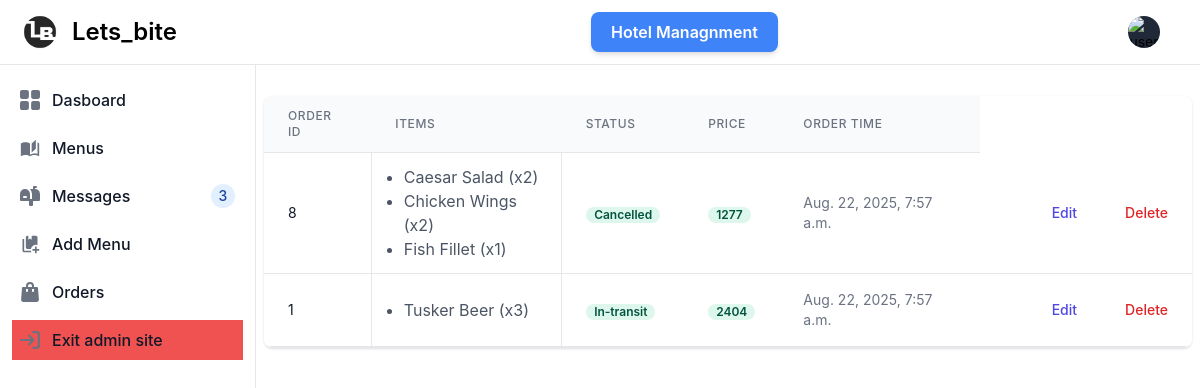
Screenshot of /hotel/hotel_orders (signed in) with the database file from the repository.
### hotel/models.py (models this page shows, shortened)
class Order(models.Model):
    class Status(models.TextChoices):
        Packing = 'Packing',
        InTransit = 'In-transit',
        Delivered = 'Delivered',
        Cancelled = 'Cancelled',
    user = models.ForeignKey(CustomUser, on_delete=models.CASCADE)
    hotel = models.ForeignKey(Hotel,on_delete=models.DO_NOTHING)
    created_at = models.DateTimeField(auto_now_add=True)
    updated_at = models.DateTimeField(auto_now=True)
    cost = models.IntegerField( default=0)
    status = models.CharField(max_length=50, choices=Status.choices, default= Status.Packing)

class OrderItem(models.Model):
    order = models.ForeignKey(Order, related_name="items", on_delete=models.CASCADE)
    menu_item = models.ForeignKey(Menu, on_delete=models.CASCADE)
    quantity = models.PositiveIntegerField()
    price = models.DecimalField(max_digits=10, decimal_places=2)

class Menu(models.Model):
    class Category(models.TextChoices):
        Starter = 'Starter',
        Main_Course = 'Main Course',
        Dessert = 'Dessert',
        Beverage = 'Beverage',
    hotel = models.ForeignKey(Hotel,on_delete=models.CASCADE)
    title = models.CharField(max_length=200)
    description = models.TextField()
    menu_image = models.ImageField(upload_to='menu', default='hotel_default.png')
    price = models.IntegerField()
    category = models.CharField(max_length=50,choices=Category.choices, default=Category.Main_Course)
    availability = models.BooleanField(default=True)
    created_at = models.DateTimeField(auto_now_add=True)
    updated_at = models.DateTimeField(auto_now=True)

### hotel/views.py (the view)
# urls.py: path('hotel_orders', hotel_orders ,name='orders'),
def hotel_orders(request):
    hotel = Hotel.objects.get(owner_id=request.user)
    order = Order.objects.filter(hotel=hotel.id).order_by('-created_at')
    context = {
        'orders' :order
    }
    return render(request, 'hotel/orders_list.html', context)

### hotel/templates/hotel/orders_list.html (shortened to what this page needs)
{% extends 'hotel/hotel_base.html' %}
{% load static %}
{% block hotel %}
<div class="flex flex-col mt-8">
    <div class="py-2 -my-2 overflow-x-auto sm:-mx-6 sm:px-6 lg:-mx-8 lg:px-8">
        <div
            class="inline-block min-w-full overflow-hidden align-middle border-b border-gray-200 shadow sm:rounded-lg">
            {% if orders %}
            <table>
                <thead>
                    <tr>
                        <th
                            class="px-6 py-3 text-xs font-medium leading-4 tracking-wider text-left text-gray-500 uppercase border-b border-gray-200 bg-gray-50">
                            Order ID</th>
                        <th
                            class="px-6 py-3 text-xs font-medium leading-4 tracking-wider text-left text-gray-500 uppercase border-b border-gray-200 bg-gray-50">
                            Items</th>
                        <th
                            class="px-6 py-3 text-xs font-medium leading-4 tracking-wider text-left text-gray-500 uppercase border-b border-gray-200 bg-gray-50">
                            Status</th>
                        <th
                            class="px-6 py-3 text-xs font-medium leading-4 tracking-wider text-left text-gray-500 uppercase border-b border-gray-200 bg-gray-50">
                            Price</th>
                        <th
                            class="px-6 py-3 text-xs font-medium leading-4 tracking-wider text-left text-gray-500 uppercase border-b border-gray-200 bg-gray-50">
                            Order Time</th>
                    </tr>
                </thead>
                <tbody class="bg-white">
                {% for order in orders %}
                <tr>
                    <td class="px-6 py-4 whitespace-no-wrap border-b border-gray-200">
                        <div class="text-sm leading-5 text-gray-900">{{ order.id }}</div>
                    </td>
                    <td class="px-4 py-3 border text-gray-600">
                        <ul class="list-disc ml-4">
                        {% for item in order.items.all %}
                        <li>{{ item.menu_item.title }} (x{{ item.quantity }})</li>
                        {% endfor %}
                        </ul>
                    </td>
                    <td class="px-6 py-4 whitespace-no-wrap border-b border-gray-200">
                        <span
                            class="inline-flex px-2 text-xs font-semibold leading-5 text-green-800 bg-green-100 rounded-full">{{ order.status }}</span>
                    </td>
                    <td class="px-6 py-4 whitespace-no-wrap border-b border-gray-200">
                        <span
                            class="inline-flex px-2 text-xs font-semibold leading-5 text-green-800 bg-green-100 rounded-full">{{ order.cost }}</span>
                    </td>
                    <td
                        class="px-6 py-4 text-sm leading-5 text-gray-500 whitespace-no-wrap border-b border-gray-200">
                        {{ order.created_at }}</td>
                    <td
                        class="px-6 py-4 text-sm leading-5 text-gray-500 whitespace-no-wrap border-b border-gray-200">
                        {{ menu.updated_at }}</td>
                    <td
                        class="px-6 py-4 text-sm font-medium leading-5 text-right whitespace-no-wrap border-b border-gray-200">
                        <a href="" class="text-indigo-600 hover:text-indigo-900">Edit</a>
                    </td>
                    <td
                        class="px-6 py-4 text-sm font-medium leading-5 text-right whitespace-no-wrap border-b border-gray-200">
                        <a href="" class="text-red-600 hover:text-indigo-900">Delete</a>
                    </td>
                </tr>
                {% endfor %}
            </tbody>
            </table>
            {% endif %}
{% endblock hotel %}

### rows the page displays
Order: id "8", status "Cancelled", cost "1277", created_at "Aug. 22, 2025, 7:57 a.m."
OrderItem: menu_item "Caesar Salad", quantity "2"
OrderItem: menu_item "Chicken Wings", quantity "2"
OrderItem: menu_item "Fish Fillet", quantity "1"
Order: id "1", status "In-transit", cost "2404", created_at "Aug. 22, 2025, 7:57 a.m."
OrderItem: menu_item "Tusker Beer", quantity "3"
